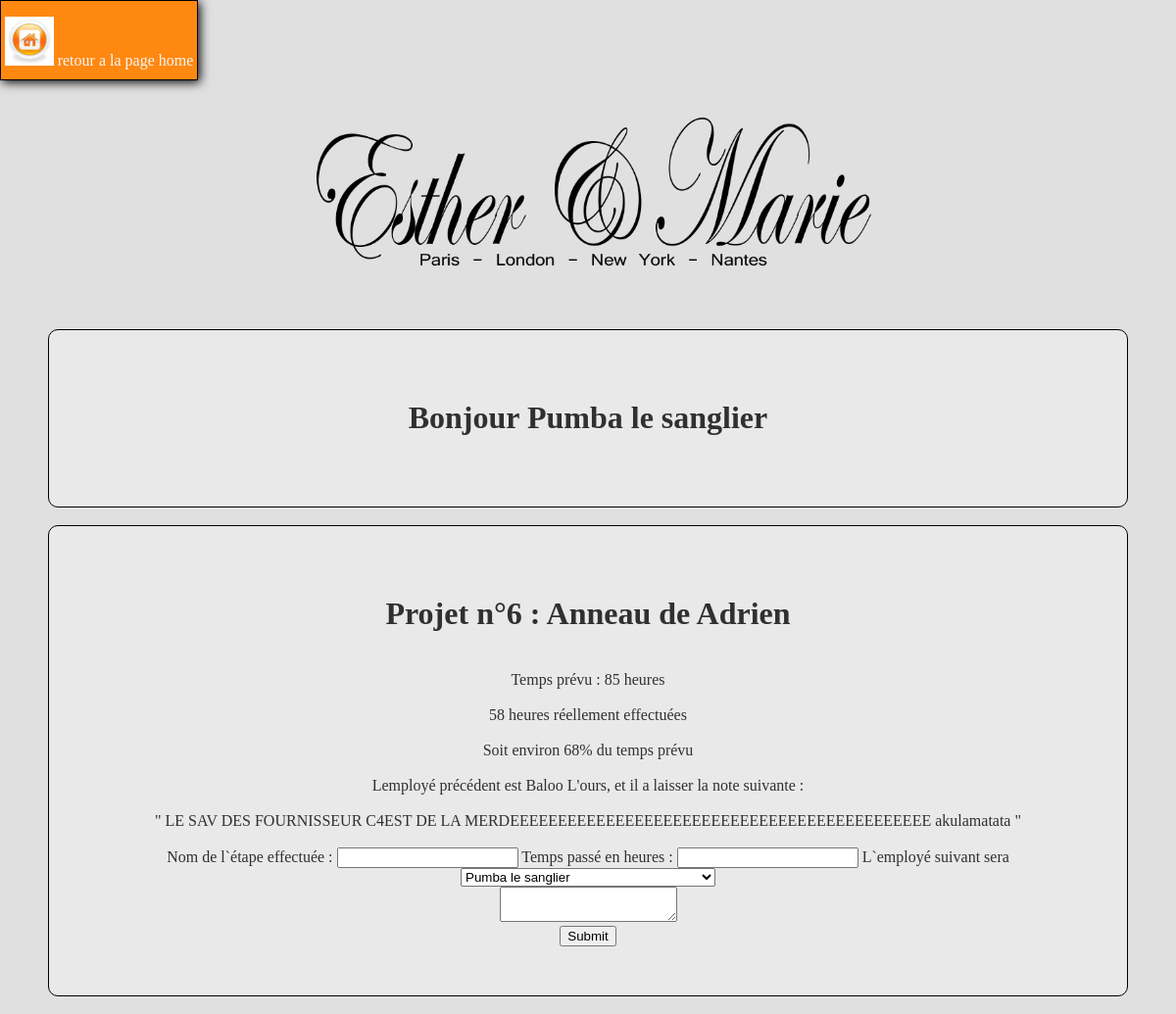
Screenshot of /employer.php?id=1 with the database file from the repository.
### tables this page shows
CREATE TABLE `employer` (
  `id` int(11) NOT NULL AUTO_INCREMENT,
  `nom` varchar(255) NOT NULL,
  `prenom` varchar(255) NOT NULL,
  `statut` enum('oui','non') NOT NULL,
  PRIMARY KEY (`id`),
  UNIQUE KEY `id_UNIQUE` (`id`)
);

CREATE TABLE `projet` (
  `idProjet` int(11) NOT NULL AUTO_INCREMENT,
  `Nom` varchar(45) DEFAULT NULL,
  `EmployeSuivant` int(11) DEFAULT NULL,
  `TpsH` int(11) DEFAULT NULL,
  `Statut` enum('en_cour','fini','annuler') NOT NULL,
  PRIMARY KEY (`idProjet`),
  KEY `fk_employeP_idx` (`EmployeSuivant`),
  CONSTRAINT `fk_employeP` FOREIGN KEY (`EmployeSuivant`) REFERENCES `employer` (`id`) ON DELETE NO ACTION ON UPDATE NO ACTION
);

CREATE TABLE `etape` (
  `idEtape` int(11) NOT NULL AUTO_INCREMENT,
  `idProjet` int(11) NOT NULL,
  `TpsH` int(11) NOT NULL,
  `NomEtape` varchar(45) NOT NULL,
  `IDEmploye` int(11) NOT NULL,
  `Note` text NOT NULL,
  PRIMARY KEY (`idEtape`),
  UNIQUE KEY `idEtape_UNIQUE` (`idEtape`),
  KEY `fk_projet_idx` (`idProjet`),
  KEY `fk-emp_idx` (`IDEmploye`),
  CONSTRAINT `fk-emp` FOREIGN KEY (`IDEmploye`) REFERENCES `employer` (`id`) ON DELETE NO ACTION ON UPDATE NO ACTION,
  CONSTRAINT `fk_projet` FOREIGN KEY (`idProjet`) REFERENCES `projet` (`idProjet`) ON DELETE NO ACTION ON UPDATE NO ACTION
);

### employer.php (the view, shortened to what this page needs)
<!DOCTYPE html>
<?php
$PDO = new PDO("mysql:host=" . config::SERVERNAME . ";dbname=" . config::DBNAME, config::USER, config::PASSWORD);
$id = $_GET['id'];
?>
<html>
    <head>
        <link href="Css/Directeur.css" rel="stylesheet" />
    </head>
    <body>
        <div>
            <a href="index.php">
                <div id="home">
                    <p><img src="Ressource/home.jpg" height="50" width="50" alt="home" /> retour a la page home</p>
                </div>
            </a>
        </div>
        <header>
            <div>
                <img src="Ressource/EsterEtMarie.png" height="250" width="650">
            </div>
        </header>
        <?php
        $req = $PDO->prepare("SELECT nom, prenom FROM employer WHERE id=:id;");
        $req->bindParam(':id', $id);
        $req->execute();
        $resu = $req->fetch();
        $prenom = $resu["prenom"];
        $nom = $resu["nom"];
        ?>
        <div id="employes">
            <h1><?php echo 'Bonjour ' . $prenom . ' ' . $nom; ?></h1>
        </div>
        <br />
<?php
$reqP = $PDO->prepare("SELECT idProjet, Nom, EmployeSuivant, TpsH, Statut FROM Projet WHERE Statut = 'en_cour' AND EmployeSuivant = :id");
$reqP->bindParam(':id', $id);
$reqP->execute();
while ($resuP = $reqP->fetch()) {
    $totH = 0;
    echo '<div id="employes">';
    $idProjet = $resuP["idProjet"];
    $nomProjet = $resuP["Nom"];
    $TpsPrevu = $resuP["TpsH"];
    echo "<h1>Projet n°" . $idProjet . " : " . $nomProjet . " </h1> <br />";
    echo "Temps prévu : " . $TpsPrevu . " heures<br /><br />";
    $req = $PDO->prepare("SELECT NomEtape, TpsH, IDEmploye FROM etape WHERE idProjet = :idProjet;");
    $req->bindParam(':idProjet', $idProjet);
    $req->execute();
    while ($donnees = $req->fetch()) {
        $idEmp = $donnees["IDEmploye"];
        $totH = $totH + $donnees["TpsH"];
    }
    echo $totH . " heures réellement effectuées <br /><br />";
    $pourcentage = ($totH / $TpsPrevu) * 100;
    $nb = (int) $pourcentage;
    echo "Soit environ " . $nb . "% du temps prévu <br /><br />";
    $reqid = $PDO->prepare("SELECT prenom, nom FROM employer WHERE id = :EmployeSuivant;");
    $reqid->bindParam(':EmployeSuivant', $idEmp);
    $reqid->execute();
    $resuid = $reqid->fetch();
    $prenomES = $resuid['prenom'];
    $nomES = $resuid['nom'];
    $reqN = $PDO->prepare("SELECT MAX(idEtape), MAX(Note) FROM etape WHERE idProjet = :idProjet");
    $reqN->bindParam(':idProjet', $idProjet);
    $reqN->execute();
    $resuN = $reqN->fetch();
    $idNEt = $resuN['MAX(idEtape)'];
    $reqO = $PDO->prepare("SELECT Note FROM etape WHERE idEtape = :idEtape");
    $reqO->bindParam(':idEtape', $idNEt);
    $reqO->execute();
    $resuO = $reqO->fetch();
    $Note = $resuO['Note'];
    if ( empty($prenomES) &&  empty($nomES) ) {
        }
    else{
            echo "Lemployé précédent est " . $prenomES . " " . $nomES . ", et il a laisser la note suivante : <br /><br />
            \" " . $Note . " \"<br /><br />";
        }
    echo '<form action="Cible_CP.php" method="post">
                    Nom de l`étape effectuée : <input type="text" name="nom_etape">
                    Temps passé en heures : <input type="number" name="nbH">
                    L`employé suivant sera ';
                    $reqz = $PDO->prepare("SELECT id,prenom,nom FROM employer WHERE statut = 'oui';");
    $reqz->execute();
    echo "<SELECT NAME='idE' onChange='FocusObjet()'>";
    while ($resuz = $reqz->fetch()) {
        echo "<OPTION VALUE='" . $resuz["id"] . "'>" . $resuz['prenom'] . " " . $resuz['nom'] . "</OPTION>\n";
    }
    echo '</SELECT> <br />
        <input type="hidden" name="idP" value=' . $idProjet . ' />
        <input type="hidden" name="id" value=' . $id . ' />
        <textarea name="note"> </textarea> <br />
        <input type="submit" name="Valider" /> </form></div> <br />';
}
?>
    </body>
</html>

### Css/Directeur.css (style rules this page uses)
body { margin:0px; background-color: rgb(224, 224, 224); }
#home { border:1px solid black; box-shadow:2px 2px 10px black; height: 80px; width: 200px; display:inline-block; background-color:rgb(255,136,17); color:rgb(245,245,245); margin:auto; text-align: center; vertical-align: central; }
#employes { border:1px solid black; color:rgb(48,48,48); width:1000px; padding:50px; margin:auto; border-radius:10px; background-color: rgb(233, 233, 233); text-align:center; }
header { text-align: center; }

### rows the page displays
employer: prenom "Pumba", nom "le sanglier"
projet: idProjet "6", Nom "Anneau de Adrien", TpsH "85", totH "58", TpsH "68", employer.prenom "Baloo", employer.nom "L'ours", etape.Note "LE SAV DES FOURNISSEUR C4EST DE LA MERDEEEEEEEEEEEEEEEEEEEEEEEEEEEEEEEEEEEEEEEEEEEE akulamatata"

### other values shown
form field idE "Pumba le sanglier"
